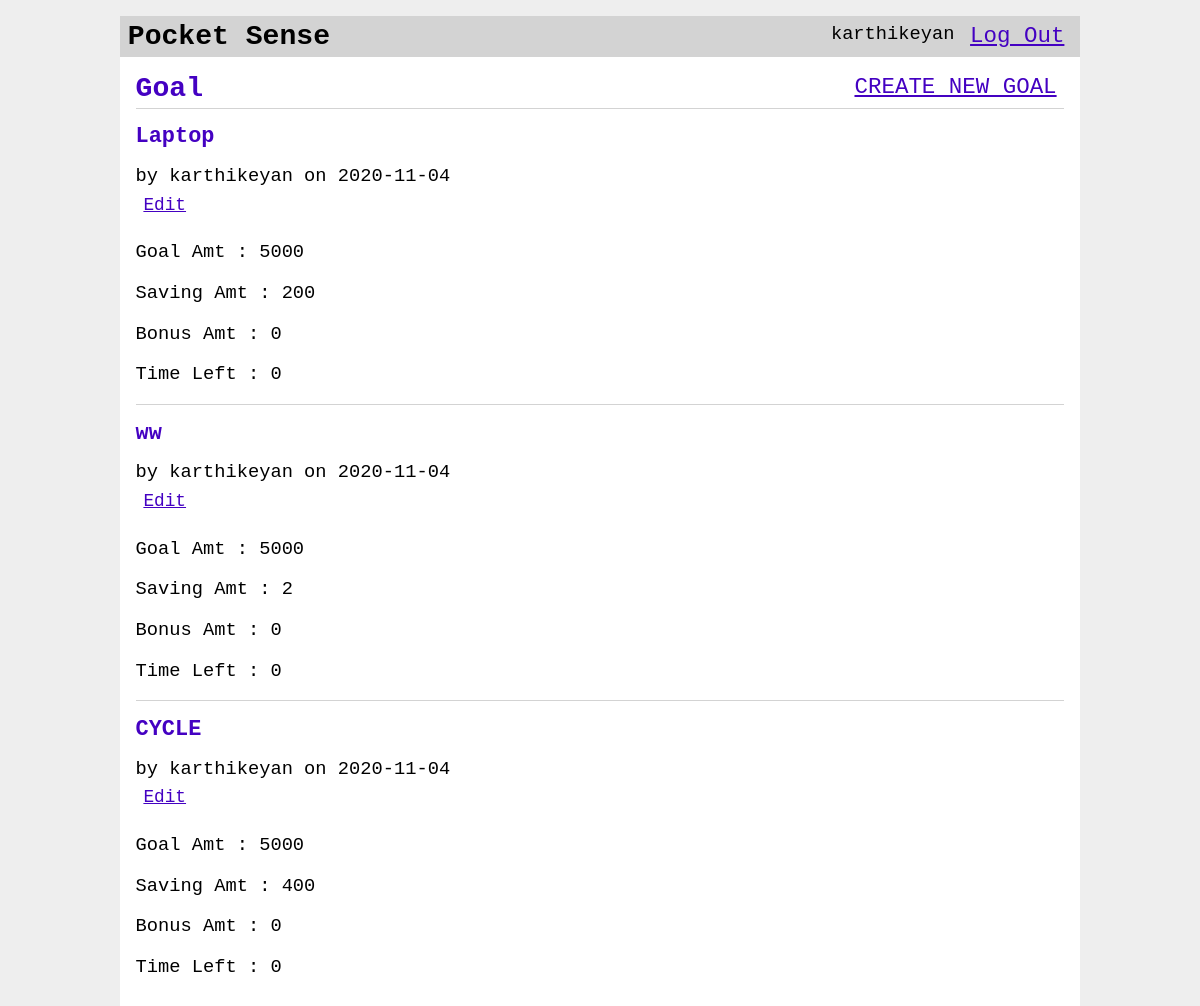
/goal/account (signed in), run on the app's committed database.
### tables this page shows
CREATE TABLE child(
	child_id INTEGER PRIMARY KEY AUTOINCREMENT,
	child_username TEXT UNIQUE NOT NULL,
	parent_email TEXT UNIQUE NOT NULL,
	child_password TEXT NOT NULL
);

CREATE TABLE goal(
	goal_id INTEGER PRIMARY KEY AUTOINCREMENT,
	author_id INTEGER NOT NULL,
	
	goal_name TEXT UNIQUE NOT NULL,
	income_amt INTEGER NOT NULL,
	goal_amt INTEGER NOT NULL,
	saving_amt INTEGER NOT NULL,
	emergency_amt INTEGER NOT NULL,
	
	bonus INTEGER NOT NULL,
    time_left INTEGER NOT NULL,
	personal_amt INTEGER NOT NULL,
	counter INTEGER,

	created TIMESTAMP NOT NULL DEFAULT CURRENT_TIMESTAMP,

	FOREIGN KEY (author_id) REFERENCES child (child_id)
);

### fin/goal.py (the view, shortened to what this page needs)
@bp.route('/account' ,  methods = ('GET' , 'POST'))
@child_login_required
def account():
    db = get_db()
    goals = db.execute(
            'SELECT go.goal_id , income_amt , goal_amt , saving_amt , emergency_amt , author_id , goal_name , child_username , time_left ,personal_amt, created , bonus , counter '
            ' FROM goal go JOIN child c ON go.author_id = c.child_id'
            ' ORDER BY created DESC'
            ).fetchall()
    from datetime import datetime
    counter =0
    for x in goals:
        counter += 1
    for i in range(0 , counter):
        created_time = goals[i]['created']
        today = datetime.today()
        created_month = int(created_time.strftime('%m'))
        created_date = int(created_time.strftime('%d'))
        tracker = goals[i]['counter']
        tracker += created_month
        curr_month = int(today.strftime('%m'))
        curr_date = int(today.strftime('%d'))
        if(tracker != 12):
            if (created_date == curr_date and tracker + 1  == curr_month):
                saving_amt = goals[i]['saving_amt']
                saving_amt += saving_amt
                tracker += 1
                db.execute(
                    'UPDATE goal SET saving_amt = ? ,counter = ? '
                    ' WHERE created = ?',
                    (saving_amt , tracker, created_time)
                    )
                db.commit()
    return render_template('goal/account.html' , goals=goals)

### fin/auth.py (called while the page is built)
@bp.before_app_request
def load_logged_in_parent():
    parent_id = session.get('parent_id')
    if parent_id is None:
        g.parent = None
    else:
        g.parent = get_db().execute(
            'SELECT * FROM parent WHERE parent_id = ?', (parent_id,)
        ).fetchone()

@bp.before_app_request
def load_logged_in_child():
    child_id = session.get('child_id')
    if child_id is None:
        g.child = None
    else:
        g.child = get_db().execute(
            'SELECT * FROM child WHERE child_id = ?', (child_id,)
        ).fetchone()

def child_login_required(view):
    @functools.wraps(view)
    def wrapped_view(**kwargs):
        if g.child is None:
            return redirect(url_for('auth.child_login'))
        return view(**kwargs)
    return wrapped_view

### fin/db.py (called while the page is built)
def get_db():
	if 'db' not in g:
		g.db = sqlite3.connect( current_app.config['DATABASE'] , detect_types=sqlite3.PARSE_DECLTYPES)
		g.db.row_factory = sqlite3.Row
	return g.db

### fin/templates/goal/account.html
{% extends 'child_base.html' %}
{% block header %}
  <h1>{% block title %}Goal{% endblock %}</h1>
  {% if g.child %}
    <a class="action" href="{{ url_for('goal.create') }}">CREATE NEW GOAL</a>
  {% endif %}
{% endblock %}
{% block content %}
  {% for goal in goals %}
    <article class="goal">
      <header>
        <div>
          {% if g.child['child_id'] == goal['author_id'] %}
          <h1>{{ goal['goal_name'] }}</h1>
          <div class="about">by {{ goal['child_username'] }} on {{goal['created'].strftime('%Y-%m-%d')}} </div>
        </div>
          <a style = font-size:95%; class="action" href="{{ url_for('goal.update', goal_id=goal['goal_id']) }}">Edit</a>
        {% endif %}
      </header>
      <p class="body">Goal Amt : {{ goal['goal_amt'] }}</p>
      <p class="body">Saving Amt  : {{ goal['saving_amt'] }}</p>
      <p class="body">Bonus Amt  : {{ goal['bonus'] }}</p>
      <p class="body">Time Left  : {{ goal['time_left'] }}</p>
    </article>
    {% if not loop.last %}
      <hr>
    {% endif %}
  {% endfor %}
{% endblock %}

### fin/templates/child_base.html (shortened to what this page needs)
<!doctype html>
<link rel="stylesheet" href="{{ url_for('static', filename='main.css') }}">
<nav>
  <h1 style="color:Black">Pocket Sense</h1>
  <ul>
    {% if g.child %}
      <li><span>{{ g.child['child_username'] }}</span>
      <li><a href="{{ url_for('auth.child_logout') }}">Log Out</a>
    {% else %}
      <li><a href="{{ url_for('auth.child_register') }}">Register</a>
      <li><a href="{{ url_for('auth.child_login') }}">Log In</a>
      <li><a href="{{ url_for('auth.child_email_required') }}">Forget Password</a>
    {% endif %}
  </ul>
</nav>
<section class="content">
  <header>
    {% block header %}{% endblock %}
  </header>
  {% block content %}{% endblock %}
</section>

### fin/static/main.css (style rules this page uses)
h1 { font-family: monospace; color: #4401c2; margin: 1rem 0; }
a { color: #4401c2; font-size: 120%; }
hr { border: none; border-top: 1px solid lightgray; }
nav { background: lightgray; display: flex; align-items: center; padding: 0 0.5rem; }
nav h1 { flex: auto; margin: 0; }
nav ul { display: flex; list-style: none; margin: 0; padding: 0; }
nav ul li a, nav ul li span, header .action { display: block; padding: 0.5rem; }
.content { padding: 0 1rem 1rem; }
.content > header { border-bottom: 1px solid lightgray; display: flex; align-items: flex-end; }
.content > header h1 { flex: auto; margin: 1rem 0 0.25rem 0; }
.content:last-child { margin-bottom: 0; }

### data on the page
child: child.child_username "karthikeyan"
goal: goal_name "Laptop", child_username "karthikeyan", created "2020-11-04", goal_amt "5000", saving_amt "200", bonus "0", time_left "0"
goal: goal_name "ww", child_username "karthikeyan", created "2020-11-04", goal_amt "5000", saving_amt "2", bonus "0", time_left "0"
goal: goal_name "CYCLE", child_username "karthikeyan", created "2020-11-04", goal_amt "5000", saving_amt "400", bonus "0", time_left "0"
